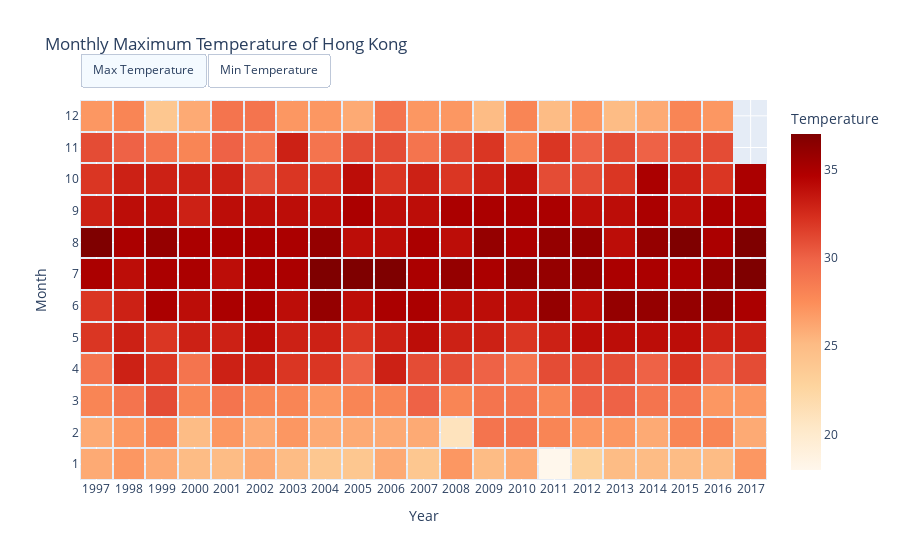

Notebook cell for this chart:
### Markdown cell above
# Level 1: Year/Month Heatmap

### Code cell
import pandas as pd
import plotly.graph_objects as go

def load_data(csv_path):
    """Load CSV data into a DataFrame."""
    return pd.read_csv(csv_path)

def prepare_data(df):
    """Convert date column to datetime and extract year and month."""
    df["date"] = pd.to_datetime(df["date"])
    df["year"] = df["date"].dt.year
    df["month"] = df["date"].dt.month
    return df

def aggregate_monthly(df):
    """Group data by year and month to compute monthly max and min temperatures,
    along with the corresponding dates."""
    grouped = df.groupby(["year", "month"])

    max_data = grouped.apply(lambda g: pd.Series({
        "max_temp": g["max_temperature"].max(),
        "max_date": g.loc[g["max_temperature"].idxmax(), "date"].strftime("%Y-%m-%d")
    })).reset_index()

    min_data = grouped.apply(lambda g: pd.Series({
        "min_temp": g["min_temperature"].min(),
        "min_date": g.loc[g["min_temperature"].idxmin(), "date"].strftime("%Y-%m-%d")
    })).reset_index()

    return max_data, min_data

def pivot_data(max_data, min_data):
    """Pivot the aggregated data to form matrices with months as rows and years as columns."""
    max_temp_matrix = max_data.pivot(index="month", columns="year", values="max_temp").sort_index()
    max_date_matrix = max_data.pivot(index="month", columns="year", values="max_date").sort_index()
    min_temp_matrix = min_data.pivot(index="month", columns="year", values="min_temp").sort_index()
    min_date_matrix = min_data.pivot(index="month", columns="year", values="min_date").sort_index()
    return max_temp_matrix, max_date_matrix, min_temp_matrix, min_date_matrix

def create_hover_text(max_temp_matrix, max_date_matrix, min_temp_matrix, min_date_matrix):
    """Generate hover text for both maximum and minimum temperature matrices."""
    hover_text_max = []
    hover_text_min = []

    for month in max_temp_matrix.index:
        row_hover_max = []
        row_hover_min = []
        for year in max_temp_matrix.columns:
            temp_max = max_temp_matrix.loc[month, year]
            date_max = max_date_matrix.loc[month, year]
            hover_max = f"Month: {month}<br>Year: {year}<br>Date: {date_max}<br>Max Temp: {temp_max}"
            row_hover_max.append(hover_max)

            temp_min = min_temp_matrix.loc[month, year]
            date_min = min_date_matrix.loc[month, year]
            hover_min = f"Month: {month}<br>Year: {year}<br>Date: {date_min}<br>Min Temp: {temp_min}"
            row_hover_min.append(hover_min)
        hover_text_max.append(row_hover_max)
        hover_text_min.append(row_hover_min)

    return hover_text_max, hover_text_min

def create_heatmap_trace(matrix, hover_text):
    """Create a Plotly heatmap trace from the provided matrix and hover text."""
    trace = go.Heatmap(
        x=matrix.columns.astype(str),  # x-axis: Years
        y=matrix.index.astype(str),      # y-axis: Months
        z=matrix.values,
        text=hover_text,
        hoverinfo="text",
        colorscale="OrRd",
        colorbar=dict(title="Temperature"),
        xgap=2,  # gap between columns
        ygap=2   # gap between rows
    )
    return trace

def build_figure(trace_max, trace_min):
    """Build the final figure with toggle buttons to switch between max and min views."""
    fig = go.Figure(data=[trace_max, trace_min])

    # Initially, show only the maximum temperature trace.
    fig.data[0].visible = True
    fig.data[1].visible = False

    # Add toggle buttons to switch views.
    fig.update_layout(
        updatemenus=[
            dict(
                type="buttons",
                direction="right",
                buttons=[
                    dict(
                        label="Max Temperature",
                        method="update",
                        args=[{"visible": [True, False]},
                              {"title": "Monthly Maximum Temperature"}]
                    ),
                    dict(
                        label="Min Temperature",
                        method="update",
                        args=[{"visible": [False, True]},
                              {"title": "Monthly Minimum Temperature"}]
                    )
                ],
                pad={"r": 10, "t": 10},
                showactive=True,
                x=0.0,
                xanchor="left",
                y=1.15,
                yanchor="top"
            )
        ],
        title="Monthly Maximum Temperature of Hong Kong",
        xaxis_title="Year",
        yaxis_title="Month"
    )

    return fig

csv_path = "temperature_daily.csv"

# Load and prepare the data.
df = load_data(csv_path)
df = prepare_data(df)

# Aggregate data monthly.
max_data, min_data = aggregate_monthly(df)

# Pivot data to create matrices.
max_temp_matrix, max_date_matrix, min_temp_matrix, min_date_matrix = pivot_data(max_data, min_data)

# Create hover text.
hover_text_max, hover_text_min = create_hover_text(max_temp_matrix, max_date_matrix,
                                                       min_temp_matrix, min_date_matrix)

# Create heatmap traces.
trace_max = create_heatmap_trace(max_temp_matrix, hover_text_max)
trace_min = create_heatmap_trace(min_temp_matrix, hover_text_min)

# Build and show the figure.
fig = build_figure(trace_max, trace_min)
fig.show()

### Figure 1 — Plotly figure (JSON) as saved in the notebook; plotly's stock layout.template omitted (floating-point values rounded to 4 significant figures; data arrays with more than 128 entries replaced by an {"elided": "..."} marker saying what was removed)
{"data": [{"colorbar": {"title": {"text": "Temperature"}}, "colorscale": [[0, "rgb(255,247,236)"], [0.125, "rgb(254,232,200)"], [0.25, "rgb(253,212,158)"], [0.375, "rgb(253,187,132)"], [0.5, "rgb(252,141,89)"], [0.625, "rgb(239,101,72)"], [0.75, "rgb(215,48,31)"], [0.875, "rgb(179,0,0)"], [1, "rgb(127,0,0)"]], "hoverinfo": "text", "text": {"elided": "12x21 str values"}, "type": "heatmap", "visible": true, "x": ["1997", "1998", "1999", "2000", "2001", "2002", "2003", "2004", "2005", "2006", "2007", "2008", "2009", "2010", "2011", "2012", "2013", "2014", "2015", "2016", "2017"], "xgap": 2, "y": ["1", "2", "3", "4", "5", "6", "7", "8", "9", "10", "11", "12"], "ygap": 2, "z": {"elided": "12x21 int values"}}, {"colorbar": {"title": {"text": "Temperature"}}, "colorscale": [[0, "rgb(255,247,236)"], [0.125, "rgb(254,232,200)"], [0.25, "rgb(253,212,158)"], [0.375, "rgb(253,187,132)"], [0.5, "rgb(252,141,89)"], [0.625, "rgb(239,101,72)"], [0.75, "rgb(215,48,31)"], [0.875, "rgb(179,0,0)"], [1, "rgb(127,0,0)"]], "hoverinfo": "text", "text": {"elided": "12x21 str values"}, "type": "heatmap", "visible": false, "x": ["1997", "1998", "1999", "2000", "2001", "2002", "2003", "2004", "2005", "2006", "2007", "2008", "2009", "2010", "2011", "2012", "2013", "2014", "2015", "2016", "2017"], "xgap": 2, "y": ["1", "2", "3", "4", "5", "6", "7", "8", "9", "10", "11", "12"], "ygap": 2, "z": {"elided": "12x21 int values"}}], "layout": {"title": {"text": "Monthly Maximum Temperature of Hong Kong"}, "updatemenus": [{"buttons": [{"args": [{"visible": [true, false]}, {"title": "Monthly Maximum Temperature"}], "label": "Max Temperature", "method": "update"}, {"args": [{"visible": [false, true]}, {"title": "Monthly Minimum Temperature"}], "label": "Min Temperature", "method": "update"}], "direction": "right", "pad": {"r": 10, "t": 10}, "showactive": true, "type": "buttons", "x": 0, "xanchor": "left", "y": 1.15, "yanchor": "top"}], "xaxis": {"title": {"text": "Year"}}, "yaxis": {"title": {"text": "Month"}}}}
